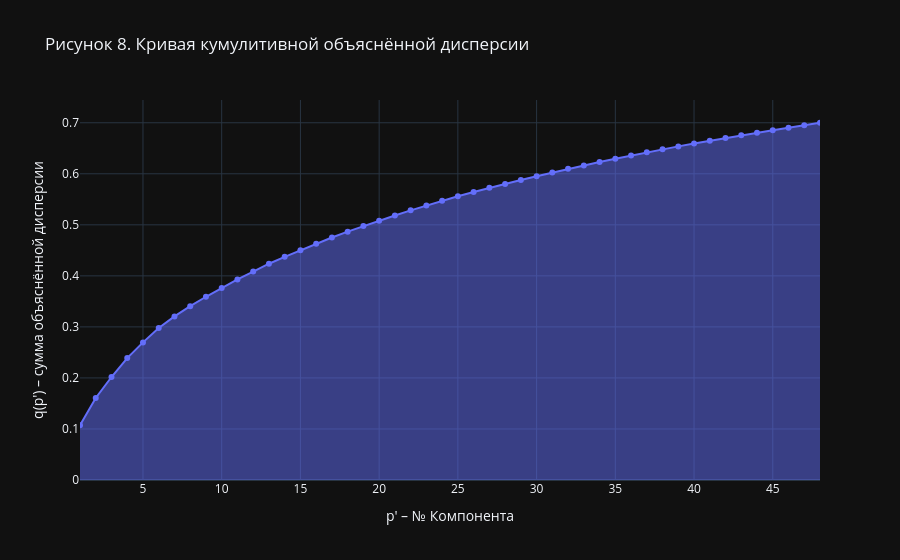

Here is the notebook cell this chart was saved with:
### Markdown cell above
#### Объясненная дисперсия при росте количества компонент

### Code cell
# https://plotly.com/python/pca-visualization/ с доработками
exp_var_cumul = np.cumsum(EV)

px.area(
    x=range(1, exp_var_cumul.shape[0] + 1),
    y=exp_var_cumul,
    labels={"x": "p' – № Компонента", "y": "q(p') – сумма объяснённой дисперсии"},
    template="plotly_dark",
    markers=True,
    title="Рисунок 8. Кривая кумулитивной объяснённой дисперсии"
)

### Figure 1 — Plotly figure (JSON) as saved in the notebook; plotly's stock layout.template omitted (floating-point values rounded to 4 significant figures)
{"data": [{"fillpattern": {"shape": ""}, "hovertemplate": "p' – № Компонента=%{x}<br>q(p') – сумма объяснённой дисперсии=%{y}<extra></extra>", "legendgroup": "", "line": {"color": "#636efa"}, "marker": {"symbol": "circle"}, "mode": "lines+markers", "name": "", "orientation": "v", "showlegend": false, "stackgroup": "1", "type": "scatter", "x": [1, 2, 3, 4, 5, 6, 7, 8, 9, 10, 11, 12, 13, 14, 15, 16, 17, 18, 19, 20, 21, 22, 23, 24, 25, 26, 27, 28, 29, 30, 31, 32, 33, 34, 35, 36, 37, 38, 39, 40, 41, 42, 43, 44, 45, 46, 47, 48], "xaxis": "x", "y": [0.1072, 0.1607, 0.2018, 0.2388, 0.2697, 0.2979, 0.3205, 0.3407, 0.3591, 0.3764, 0.393, 0.4085, 0.4238, 0.4373, 0.4503, 0.4631, 0.4751, 0.4867, 0.4976, 0.5081, 0.5184, 0.5284, 0.538, 0.5471, 0.5559, 0.5643, 0.5725, 0.5802, 0.5878, 0.5953, 0.6025, 0.6097, 0.6165, 0.6231, 0.6295, 0.6359, 0.642, 0.6479, 0.6537, 0.6593, 0.6647, 0.6702, 0.6755, 0.6805, 0.6855, 0.6904, 0.6953, 0.7], "yaxis": "y"}], "layout": {"legend": {"tracegroupgap": 0}, "title": {"text": "Рисунок 8. Кривая кумулитивной объяснённой дисперсии"}, "xaxis": {"anchor": "y", "domain": [0, 1], "title": {"text": "p' – № Компонента"}}, "yaxis": {"anchor": "x", "domain": [0, 1], "title": {"text": "q(p') – сумма объяснённой дисперсии"}}}}
